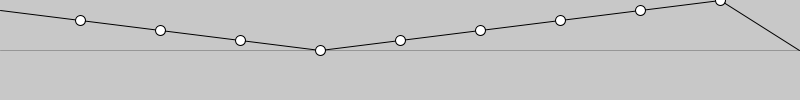
Frame 1 (no input)
Frame 60 (the mouse pressed at the canvas centre just before this capture): identical to frame 1, image omitted
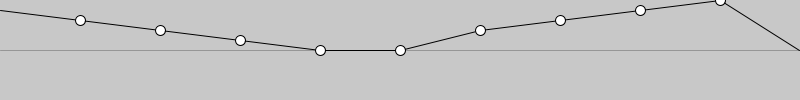
Frame 120 (the mouse held since frame 60 and released just before this capture)

The Processing sketch that drew these frames (run headless with seeded random() and noise(); from frame 60 on, the mouse is pressed at the canvas centre):

// Processing sketch: DragBeads
// ── DragBeads.pde

int[] altitude = { 10, 20, 30, 40, 50, 40, 30, 20, 10, 0 };
int i;
int s = 80;

void setup() {
  size(800,100);
}
void draw(){
  background(200);
  stroke(150);
  line(0,50,799,50);
  stroke(0);
  
  for (i = 0; i < 9; i = i+1) {
    line(s*i,altitude[i],s*(i+1),altitude[i+1]);
  }
  
  line(s*9, altitude[9], s*10-1, 50);

  for (i = 0; i < 9; i = i+1) {
    ellipse(s*(i+1),altitude[i+1], 10, 10);
  }
  
  if (mousePressed == true) {
    int pos = (mouseX+40)/s;
    altitude[pos]=mouseY;
  }
}

void mouseReleased() {
  int pos = mouseX/s;
  altitude[pos]=mouseY;
}
